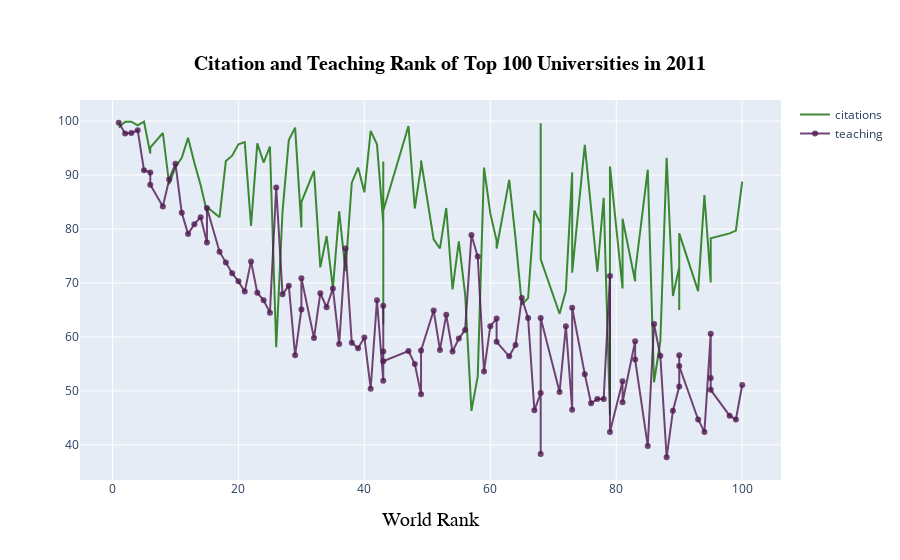

The notebook cell saved with this chart:
### Code cell
# Citation and Teaching Rank of Top 100 Universities
df = timesData.iloc[:100,:]
# Creating trace1
trace1 = go.Scatter(
                    x = df.world_rank,
                    y = df.citations,
                    mode = "lines",
                    name = "citations",
                    marker = dict(color = 'rgba(16, 112, 2, 0.8)'),
                    text= df.university_name
)
# Creating trace2
trace2 = go.Scatter(
                    x = df.world_rank,
                    y = df.teaching,
                    mode = "lines+markers",
                    name = "teaching",
                    marker = dict(color = 'rgba(80, 26, 80, 0.8)'),
                    text= df.university_name
)

data = [trace1, trace2]
layout = go.Layout(
    title = dict(
        text = '<b>Citation and Teaching Rank of Top 100 Universities in 2011</b>',
        x = 0.5, y = 0.9,
        font = dict(family = 'Italic',
                    size = 20,
                    color = 'Black')
),
    xaxis = dict(
        title = dict(
            text = 'World Rank',
            font = dict(family = 'Italic',
                        size = 20,
                        color = 'Black')
        ),
        ticklen = 5,
        zeroline = False
    )
)
fig = dict(data=data, layout=layout)
iplot(fig)

### Figure 1 — Plotly figure (JSON) as saved in the notebook; plotly's stock layout.template omitted (floating-point values rounded to 4 significant figures)
{"data": [{"marker": {"color": "rgba(16, 112, 2, 0.8)"}, "mode": "lines", "name": "citations", "text": ["Harvard University", "California Institute of Technology", "Massachusetts Institute of Technology", "Stanford University", "Princeton University", "University of Cambridge", "University of Oxford", "University of California, Berkeley", "Imperial College London", "Yale University", "University of California, Los Angeles", "University of Chicago", "Johns Hopkins University", "Cornell University", "ETH Zurich – Swiss Federal Institute of Technology Zurich", "University of Michigan", "University of Toronto", "Columbia University", "University of Pennsylvania", "Carnegie Mellon University", "University of Hong Kong", "University College London", "University of Washington", "Duke University", "Northwestern University", "University of Tokyo", "Georgia Institute of Technology", "Pohang University of Science and Technology", "University of California, Santa Barbara", "University of British Columbia", "University of North Carolina at Chapel Hill", "University of California, San Diego", "University of Illinois at Urbana-Champaign", "National University of Singapore", "McGill University", "University of Melbourne", "Peking University", "Washington University in St Louis", "École Polytechnique", "University of Edinburgh", "Hong Kong University of Science and Technology", "École Normale Supérieure", "Australian National University", "Karolinska Institute", "University of Göttingen", "University of Wisconsin", "Rice University", "École Polytechnique Fédérale de Lausanne", "University of California, Irvine", "University of Science and Technology of China", "Vanderbilt University", "University of Minnesota", "Tufts University", "University of California, Davis", "Brown University", "University of Massachusetts", "Kyoto University", "Tsinghua University", "Boston University", "New York University", "Emory University", "LMU Munich", "University of Notre Dame", "University of Pittsburgh", "Case Western Reserve University", "Ohio State University", "University of Colorado Boulder", "University of Bristol", "University of California, Santa Cruz", "Yeshiva University", "University of Sydney", "University of Virginia", "University of Adelaide", "University of Southern California", "William & Mary", "Trinity College Dublin", "King’s College London", "Stony Brook University", "Korea Advanced Institute of Science and Technology (KAIST)", "University of Sussex", "The University of Queensland", "University of York", "Heidelberg University", "University of Utah", "Durham University", "London School of Economics and Political Science", "University of Manchester", "Royal Holloway, University of London", "Lund University", "University of Southampton", "University of Zurich", "Wake Forest University", "McMaster University", "University College Dublin", "George Washington University", "University of Arizona", "University of Basel", "University of Maryland, College Park", "Dartmouth College", "École Normale Supérieure de Lyon"], "type": "scatter", "x": ["1", "2", "3", "4", "5", "6", "6", "8", "9", "10", "11", "12", "13", "14", "15", "15", "17", "18", "19", "20", "21", "22", "23", "24", "25", "26", "27", "28", "29", "30", "30", "32", "33", "34", "35", "36", "37", "38", "39", "40", "41", "42", "43", "43", "43", "43", "47", "48", "49", "49", "51", "52", "53", "54", "55", "56", "57", "58", "59", "60", "61", "61", "63", "64", "65", "66", "67", "68", "68", "68", "71", "72", "73", "73", "75", "76", "77", "78", "79", "79", "81", "81", "83", "83", "85", "86", "87", "88", "89", "90", "90", "90", "93", "94", "95", "95", "95", "98", "99", "100"], "y": [98.8, 99.9, 99.9, 99.2, 99.9, 94, 95.1, 97.8, 88.3, 91.5, 93.2, 96.9, 92.3, 88.1, 83.1, 84.1, 82.2, 92.6, 93.6, 95.7, 96.1, 80.6, 95.9, 92.3, 95.3, 58.1, 83.2, 96.5, 98.8, 80.3, 85, 90.8, 72.9, 78.7, 69, 83.3, 72.2, 88.6, 91.4, 86.8, 98.2, 95.7, 81, 62.3, 92.5, 83.4, 99.1, 83.8, 91.6, 92.7, 78.1, 76.4, 83.9, 68.8, 77.7, 67.9, 46.3, 52.7, 91.4, 82.9, 77.8, 76.4, 89.1, 78.3, 66, 67.2, 83.4, 80.9, 99.6, 74.4, 64.3, 68.6, 90.5, 71.9, 95.6, 84.4, 72.1, 85.8, 45.5, 91.6, 69, 81.9, 70.3, 72, 91, 51.6, 59.2, 93.2, 67.6, 72.9, 65, 79.2, 68.5, 86.3, 70.2, 70.1, 78.3, 79.2, 79.7, 88.8]}, {"marker": {"color": "rgba(80, 26, 80, 0.8)"}, "mode": "lines+markers", "name": "teaching", "text": ["Harvard University", "California Institute of Technology", "Massachusetts Institute of Technology", "Stanford University", "Princeton University", "University of Cambridge", "University of Oxford", "University of California, Berkeley", "Imperial College London", "Yale University", "University of California, Los Angeles", "University of Chicago", "Johns Hopkins University", "Cornell University", "ETH Zurich – Swiss Federal Institute of Technology Zurich", "University of Michigan", "University of Toronto", "Columbia University", "University of Pennsylvania", "Carnegie Mellon University", "University of Hong Kong", "University College London", "University of Washington", "Duke University", "Northwestern University", "University of Tokyo", "Georgia Institute of Technology", "Pohang University of Science and Technology", "University of California, Santa Barbara", "University of British Columbia", "University of North Carolina at Chapel Hill", "University of California, San Diego", "University of Illinois at Urbana-Champaign", "National University of Singapore", "McGill University", "University of Melbourne", "Peking University", "Washington University in St Louis", "École Polytechnique", "University of Edinburgh", "Hong Kong University of Science and Technology", "École Normale Supérieure", "Australian National University", "Karolinska Institute", "University of Göttingen", "University of Wisconsin", "Rice University", "École Polytechnique Fédérale de Lausanne", "University of California, Irvine", "University of Science and Technology of China", "Vanderbilt University", "University of Minnesota", "Tufts University", "University of California, Davis", "Brown University", "University of Massachusetts", "Kyoto University", "Tsinghua University", "Boston University", "New York University", "Emory University", "LMU Munich", "University of Notre Dame", "University of Pittsburgh", "Case Western Reserve University", "Ohio State University", "University of Colorado Boulder", "University of Bristol", "University of California, Santa Cruz", "Yeshiva University", "University of Sydney", "University of Virginia", "University of Adelaide", "University of Southern California", "William & Mary", "Trinity College Dublin", "King’s College London", "Stony Brook University", "Korea Advanced Institute of Science and Technology (KAIST)", "University of Sussex", "The University of Queensland", "University of York", "Heidelberg University", "University of Utah", "Durham University", "London School of Economics and Political Science", "University of Manchester", "Royal Holloway, University of London", "Lund University", "University of Southampton", "University of Zurich", "Wake Forest University", "McMaster University", "University College Dublin", "George Washington University", "University of Arizona", "University of Basel", "University of Maryland, College Park", "Dartmouth College", "École Normale Supérieure de Lyon"], "type": "scatter", "x": ["1", "2", "3", "4", "5", "6", "6", "8", "9", "10", "11", "12", "13", "14", "15", "15", "17", "18", "19", "20", "21", "22", "23", "24", "25", "26", "27", "28", "29", "30", "30", "32", "33", "34", "35", "36", "37", "38", "39", "40", "41", "42", "43", "43", "43", "43", "47", "48", "49", "49", "51", "52", "53", "54", "55", "56", "57", "58", "59", "60", "61", "61", "63", "64", "65", "66", "67", "68", "68", "68", "71", "72", "73", "73", "75", "76", "77", "78", "79", "79", "81", "81", "83", "83", "85", "86", "87", "88", "89", "90", "90", "90", "93", "94", "95", "95", "95", "98", "99", "100"], "y": [99.7, 97.7, 97.8, 98.3, 90.9, 90.5, 88.2, 84.2, 89.2, 92.1, 83, 79.1, 80.9, 82.2, 77.5, 83.9, 75.8, 73.8, 71.8, 70.3, 68.4, 74, 68.2, 66.8, 64.5, 87.7, 67.9, 69.5, 56.6, 65.1, 70.9, 59.8, 68.1, 65.5, 69, 58.7, 76.4, 58.9, 57.9, 59.9, 50.4, 66.8, 51.9, 65.8, 57.3, 55.5, 57.4, 55, 49.4, 57.5, 64.9, 57.6, 64.1, 57.3, 59.7, 61.3, 78.9, 74.9, 53.6, 62, 63.4, 59.1, 56.4, 58.5, 67.2, 63.5, 46.4, 49.6, 38.3, 63.5, 49.8, 62, 46.5, 65.4, 53.1, 47.7, 48.5, 48.5, 71.3, 42.4, 51.8, 47.9, 59.2, 55.8, 39.8, 62.4, 56.5, 37.7, 46.3, 50.8, 56.6, 54.6, 44.7, 42.4, 60.6, 52.4, 50.2, 45.4, 44.7, 51.1]}], "layout": {"title": {"font": {"color": "Black", "family": "Italic", "size": 20}, "text": "<b>Citation and Teaching Rank of Top 100 Universities in 2011</b>", "x": 0.5, "y": 0.9}, "xaxis": {"ticklen": 5, "title": {"font": {"color": "Black", "family": "Italic", "size": 20}, "text": "World Rank"}, "zeroline": false}}}
